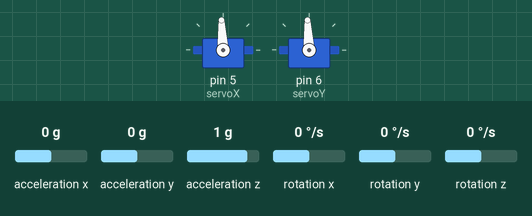
A sketch run on a simulated Arduino Uno, built with avr-gcc and run on an emulated ATmega328P. Parts: 2 × servo. The inputs (shaded band) are chosen by the test bench; at power-on: acceleration x 0 g, acceleration y 0 g, acceleration z 1 g, rotation x 0 °/s, rotation y 0 °/s, rotation z 0 °/s. What the sketch prints to the serial monitor is not drawn.

Above: at 4.2 s.
4.3 s: acceleration x set to -1.4 g
At 4.6 s:
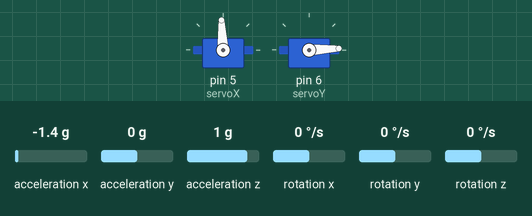
5.8 s: acceleration y set to 0.8 g
At 6.9 s:
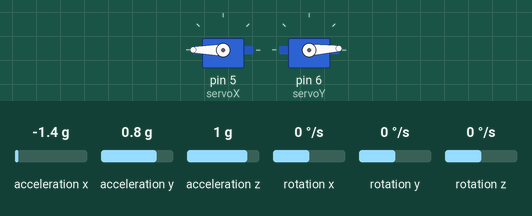
7.3 s: acceleration y set to -0.2 g
10.3 s: acceleration y set to -0.4 g
At 12.8 s:
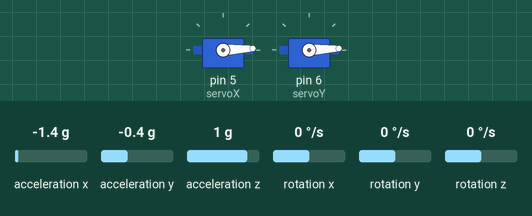
13.1 s: acceleration y set to 0 g
16.1 s: acceleration y set to 0.3 g
At 18.5 s:
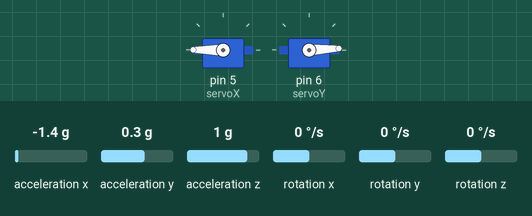
Timing chart, 0 to 20.0 s (numbered marks = the images above; inputs shaded):
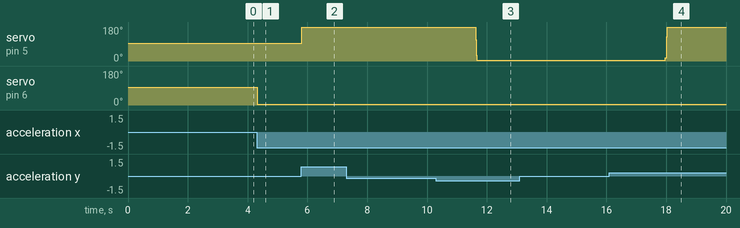

Measured:
- the behaviour switches between -0.3 and -0.4 g on acceleration y (found by bisection; images 2 and 3)
- the behaviour switches between 0.1 and 0.2 g on acceleration y (found by bisection; images 3 and 4)
- after the input at 4.3 s, servo on pin 6 (servoY): 93° → 3° at once
- after the input at 5.8 s, servo on pin 5 (servoX): 93° → 180° at once
- after the input at 16.1 s, servo on pin 5 (servoX): 3° → 180° after 1.9 s

The sketch:

firmware.ino
```cpp
#include <MPU6050_tockn.h>
#include <Wire.h>
#include <Servo.h>

Servo servoX;
Servo servoY;
MPU6050 mpu(Wire);

double kp = 0.2;
double ki = 0.3;
double kd = 0.25;  //0.25

double currentTime = 0;
double previousTime = 0;
double elapsedTime;
double errorX, errorY;
double lastErrorX, lastErrorY;
double cumErrorX, cumErrorY, rateErrorX, rateErrorY;
double setPointX, setPointY;
double inputX, inputY, outputX, outputY;

void setup(){
        Serial.begin(9600);
        servoX.attach(5);
        servoY.attach(6);
        servoX.write(93);
        servoY.write(93);
        Wire.begin();
        mpu.begin();
        mpu.calcGyroOffsets(true);
        setPointX = 0;                          //desired set point for X angle
        setPointY = 0;                          //desired set point for Y angle
}

void loop(){
        mpu.update();
        currentTime = millis();
        elapsedTime = currentTime - previousTime;

        inputX = mpu.getAngleX();
        inputY = mpu.getAngleY();

        errorX = inputX - setPointX;
        errorY = setPointY - inputY;


        cumErrorX = cumErrorX + errorX * elapsedTime;                // compute integral
        rateErrorX = (errorX - lastErrorX)/(elapsedTime);   // compute derivative
//        Serial.println(cumErrorX);
//        Serial.println("elapsedTime below");
//        Serial.println(elapsedTime);
//        Serial.println("kd");
//        Serial.println(kd);
//        Serial.println("kd");
        //kd = map(analogRead(A0), 0, 1023, -10, 15);
        cumErrorY = cumErrorY + errorY * elapsedTime;                // compute integral
        rateErrorY = (errorY - lastErrorY)/(elapsedTime);   // compute derivative

        outputX = kp*errorX + ki*cumErrorX + kd*rateErrorX;                //PID output

        lastErrorX = errorX;                                //remember current error


        outputY = kp*errorY + ki*cumErrorY + kd*rateErrorY;                //PID output

        lastErrorY = errorY;


        previousTime = currentTime;

        if(outputX > 90){
            outputX = 90;
          }

        if(outputX < -90){
            outputX = -90;
          }

        if(outputY > 90){
            outputY = 90;
          }

        if(outputY < -90){
            outputY = -90;
          }

        servoX.write(outputX + 93);
        servoY.write(outputY + 93);

        Serial.println(mpu.getAngleX());
        Serial.println(mpu.getAngleY());
        Serial.println("YYY");
}
```
